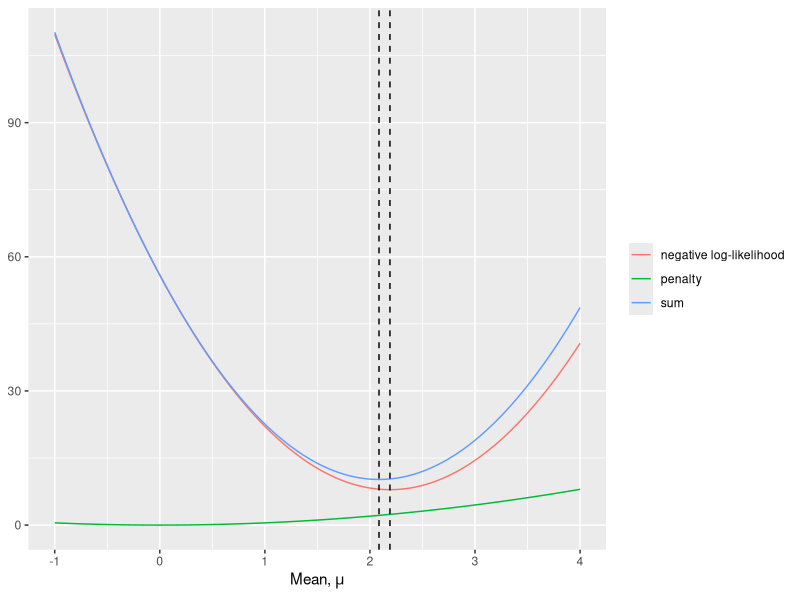

Write R code to recreate this figure.
## ---- chunk 1
#| code-fold: true
#| fig-alt: >-
#|   Three curves over the mean mu. The negative log-likelihood is a parabola
#|   with its minimum at the sample mean, near 2.2. The penalty is a parabola
#|   with its minimum at 0. Their sum is a parabola with its minimum between
#|   the two, slightly left of the sample mean. Vertical lines mark the
#|   sample mean and the MAP estimate.
set.seed(1)
n <- 20
x <- rnorm(n = n, mean = 2, sd = 1)
xbar <- mean(x)
map_est <- n / (n + 1) * xbar
mu_grid <- seq(-1, 4, length.out = 501)
nll <- vapply(mu_grid, function(m) sum((x - m)^2) / 2, numeric(1))
curves <- tibble::tibble(
  mu = rep(mu_grid, times = 3),
  curve = rep(
    c("negative log-likelihood", "penalty", "sum"),
    each = length(mu_grid)
  ),
  value = c(nll, mu_grid^2 / 2, nll + mu_grid^2 / 2)
)
ggplot2::ggplot(curves) +
  ggplot2::aes(x = mu, y = value, colour = curve) +
  ggplot2::geom_line() +
  ggplot2::geom_vline(xintercept = c(xbar, map_est), linetype = "dashed") +
  ggplot2::labs(x = expression("Mean, " * mu), y = NULL, colour = NULL)
